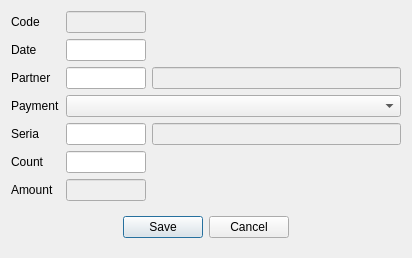
<?xml version="1.0" encoding="UTF-8"?>
<ui version="4.0">
 <class>DlgCouponSales</class>
 <widget class="QDialog" name="DlgCouponSales">
  <property name="geometry">
   <rect>
    <x>0</x>
    <y>0</y>
    <width>412</width>
    <height>254</height>
   </rect>
  </property>
  <property name="windowTitle">
   <string>Coupon sale</string>
  </property>
  <layout class="QGridLayout" name="gridLayout">
   <item row="0" column="0">
    <widget class="QLabel" name="label">
     <property name="text">
      <string>Code</string>
     </property>
    </widget>
   </item>
   <item row="0" column="1">
    <widget class="EQLineEdit" name="leCode">
     <property name="enabled">
      <bool>false</bool>
     </property>
     <property name="maximumSize">
      <size>
       <width>80</width>
       <height>16777215</height>
      </size>
     </property>
    </widget>
   </item>
   <item row="1" column="0">
    <widget class="QLabel" name="label_6">
     <property name="text">
      <string>Date</string>
     </property>
    </widget>
   </item>
   <item row="1" column="1">
    <widget class="EDateEdit" name="deDate">
     <property name="maximumSize">
      <size>
       <width>80</width>
       <height>16777215</height>
      </size>
     </property>
    </widget>
   </item>
   <item row="2" column="0">
    <widget class="QLabel" name="label_4">
     <property name="text">
      <string>Partner</string>
     </property>
    </widget>
   </item>
   <item row="2" column="1">
    <widget class="EQLineEdit" name="lePartnerCode">
     <property name="maximumSize">
      <size>
       <width>80</width>
       <height>16777215</height>
      </size>
     </property>
    </widget>
   </item>
   <item row="4" column="2">
    <widget class="EQLineEdit" name="leSeraiName">
     <property name="enabled">
      <bool>false</bool>
     </property>
    </widget>
   </item>
   <item row="5" column="0">
    <widget class="QLabel" name="label_5">
     <property name="text">
      <string>Count</string>
     </property>
    </widget>
   </item>
   <item row="4" column="0">
    <widget class="QLabel" name="label_2">
     <property name="text">
      <string>Seria</string>
     </property>
    </widget>
   </item>
   <item row="3" column="1" colspan="2">
    <widget class="EQComboBox" name="cbPayment">
     <property name="Cache" stdset="0">
      <number>108</number>
     </property>
    </widget>
   </item>
   <item row="4" column="1">
    <widget class="EQLineEdit" name="leSeriaNum">
     <property name="maximumSize">
      <size>
       <width>80</width>
       <height>16777215</height>
      </size>
     </property>
    </widget>
   </item>
   <item row="3" column="0">
    <widget class="QLabel" name="label_3">
     <property name="text">
      <string>Payment</string>
     </property>
    </widget>
   </item>
   <item row="5" column="1">
    <widget class="EQLineEdit" name="leQty">
     <property name="maximumSize">
      <size>
       <width>80</width>
       <height>16777215</height>
      </size>
     </property>
    </widget>
   </item>
   <item row="2" column="2">
    <widget class="EQLineEdit" name="lePartnerName">
     <property name="enabled">
      <bool>false</bool>
     </property>
    </widget>
   </item>
   <item row="7" column="0" colspan="3">
    <widget class="QWidget" name="widget" native="true">
     <layout class="QHBoxLayout" name="horizontalLayout">
      <item>
       <spacer name="horizontalSpacer">
        <property name="orientation">
         <enum>Qt::Horizontal</enum>
        </property>
        <property name="sizeHint" stdset="0">
         <size>
          <width>101</width>
          <height>20</height>
         </size>
        </property>
       </spacer>
      </item>
      <item>
       <widget class="QPushButton" name="btnSave">
        <property name="text">
         <string>Save</string>
        </property>
       </widget>
      </item>
      <item>
       <widget class="QPushButton" name="btnCancel">
        <property name="text">
         <string>Cancel</string>
        </property>
       </widget>
      </item>
      <item>
       <spacer name="horizontalSpacer_2">
        <property name="orientation">
         <enum>Qt::Horizontal</enum>
        </property>
        <property name="sizeHint" stdset="0">
         <size>
          <width>101</width>
          <height>20</height>
         </size>
        </property>
       </spacer>
      </item>
     </layout>
    </widget>
   </item>
   <item row="6" column="0">
    <widget class="QLabel" name="label_7">
     <property name="text">
      <string>Amount</string>
     </property>
    </widget>
   </item>
   <item row="6" column="1">
    <widget class="EQLineEdit" name="leAmount">
     <property name="enabled">
      <bool>false</bool>
     </property>
     <property name="maximumSize">
      <size>
       <width>80</width>
       <height>16777215</height>
      </size>
     </property>
    </widget>
   </item>
  </layout>
 </widget>
 <customwidgets>
  <customwidget>
   <class>EQLineEdit</class>
   <extends>QLineEdit</extends>
   <header location="global">eqlineedit.h</header>
   <slots>
    <signal>customButtonClicked(bool)</signal>
   </slots>
  </customwidget>
  <customwidget>
   <class>EDateEdit</class>
   <extends>QLineEdit</extends>
   <header location="global">edateedit.h</header>
  </customwidget>
  <customwidget>
   <class>EQComboBox</class>
   <extends>QComboBox</extends>
   <header location="global">eqcombobox.h</header>
  </customwidget>
 </customwidgets>
 <resources/>
 <connections/>
</ui>
